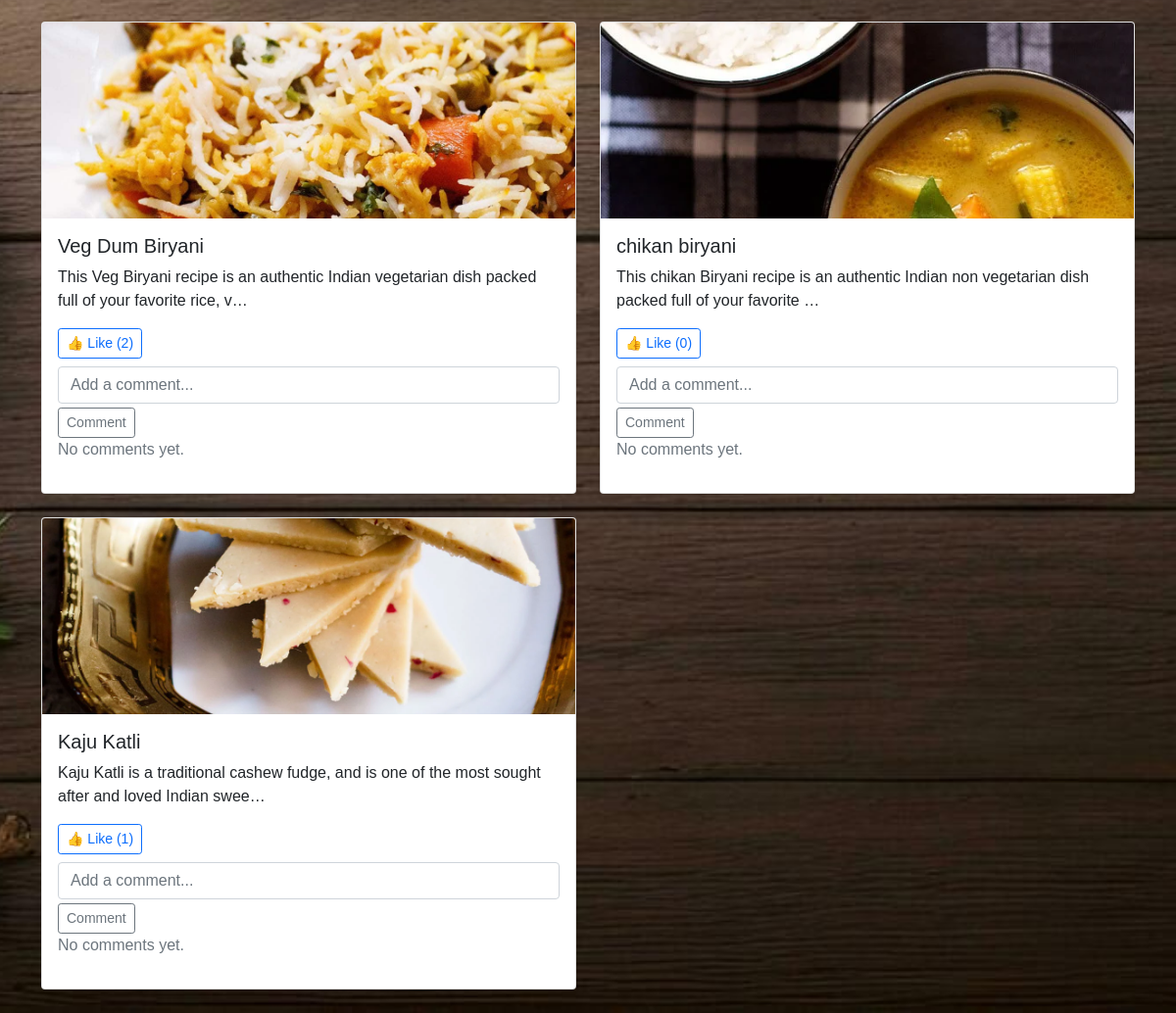
The app's page / (signed in, lower part), older data.
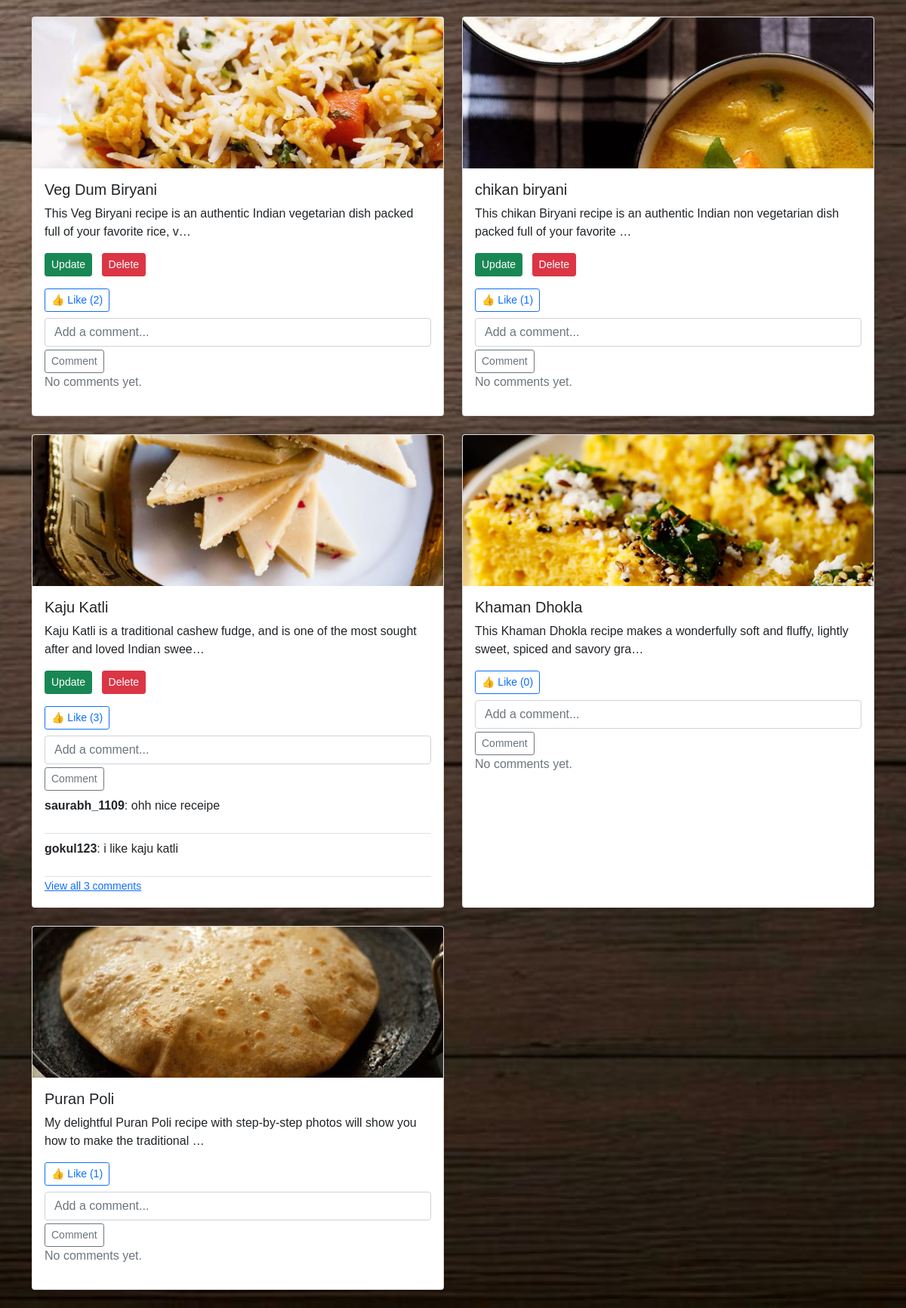
The same page, newer data.
### vege/models.py (models this page shows, shortened)
class Receipe(models.Model):
    user = models.ForeignKey(User , on_delete=models.CASCADE, null=True)
    receipe_name = models.CharField(max_length=100)
    receipe_description = models.TextField()
    receipe_image = models.ImageField(upload_to="receipe")
    receipe_steps = models.TextField(blank=True, null=True)  #steps of cooking
    receipe_view_count = models.IntegerField(default=1)

class Comment(models.Model):
    user = models.ForeignKey(User, on_delete=models.CASCADE)
    receipe = models.ForeignKey(Receipe, on_delete=models.CASCADE)
    text = models.TextField()
    created_at = models.DateTimeField(auto_now_add=True)

### vege/views.py (the view, shortened to what this page needs)
# urls.py: path('', receipes, name="home"),           # root URL → shows recipes
@login_required(login_url="/login/")
def receipes(request):
    queryset = Receipe.objects.all()
    if request.GET.get('search'):
        queryset = queryset.filter(receipe_name__icontains = request.GET.get('search'))
    context = {'receipes': queryset}
    return render(request, 'receipes.html', context)

### vege/templates/receipes.html (shortened to what this page needs)
{% load static %}
<!DOCTYPE html>
<html lang="en">
<head>
    <link href="https://cdn.jsdelivr.net/npm/bootstrap@5.0.2/dist/css/bootstrap.min.css" rel="stylesheet">
    <link href="https://cdn.jsdelivr.net/npm/bootstrap-icons/font/bootstrap-icons.css" rel="stylesheet">
</head>
<body>
    <div class="container mt-4">
        <div class="row">
            {% for receipe in receipes %}
            <div class="col-md-6 mb-4">
                <div class="card shadow-sm h-100">
                    {% if receipe.receipe_image %}
                        <img src="{{ receipe.receipe_image.url }}" class="card-img-top" alt="{{ receipe.receipe_name }}">
                    {% endif %}
                    <div class="card-body">
                        <h5 class="card-title"><a href="{% url 'receipe_detail' receipe.id %}" class="text-decoration-none text-dark">
                            {{ receipe.receipe_name }}</a></h5>
                        <p class="card-text">{{ receipe.receipe_description|truncatechars:100}}</p>
                        {% if receipe.user == request.user %}
                            <a href="/update-receipe/{{ receipe.id }}" class="btn btn-success btn-sm me-2">Update</a>
                            <a href="/delete-receipe/{{ receipe.id }}" class="btn btn-danger btn-sm">Delete</a>
                        {% endif %}
                        <div class="mt-3">
                            <form action="{% url 'like_receipe' receipe.id %}" method="post" style="display:inline;">
                                <button type="submit" class="btn btn-outline-primary btn-sm me-2">
                                    👍 Like ({{ receipe.like_set.count }})
                                </button>
                            </form>
                            <form action="{% url 'add_comment' receipe.id %}" method="post" class="mt-2">
                                <input type="text" name="comment" class="form-control mb-1" placeholder="Add a comment..." required>
                                <button type="submit" class="btn btn-outline-secondary btn-sm">Comment</button>
                            </form>
                            <div class="comments-preview">
                                {% for comment in receipe.comment_set.all|slice:":2" %}
                                    <div class="d-flex justify-content-between align-items-center border-bottom py-2">
                                        <p><strong>{{ comment.user.username }}</strong>: {{ comment.text }}</p>
                                    </div>
                                {% empty %}
                                    <p class="text-muted">No comments yet.</p>
                                {% endfor %}
                            </div>
                            {% if receipe.comment_set.count > 2 %}
                                <a href="#" class="text-primary small" data-bs-toggle="modal" data-bs-target="#commentsModal{{ receipe.id }}">
                                    View all {{ receipe.comment_set.count }} comments
                                </a>
                            {% endif %}
                        </div>
                    </div>
                </div>
            </div>
            {% endfor %}
        </div>
    </div>
</body>
</html>

Row changes from the older to the newer data that the page shows:
changed Receipe "Veg Dum Biryani": now shows "Update Delete"
changed Receipe "chikan biryani": like_set.count "0" → "1"; now shows "Update Delete"
changed Receipe "Kaju Katli": user_id empty → 1 (drawn); like_set.count "1" → "3"; comment_set.count (not shown) → "3"; text "No comments yet." → "View all comments"
added Comment: user.username "saurabh_1109", text "ohh nice receipe", shown under Receipe "Kaju Katli"
added Comment: user.username "gokul123", text "i like kaju katli", shown under Receipe "Kaju Katli"
added Receipe: receipe_image (picture), receipe_name "Khaman Dhokla", receipe_description "This Khaman Dhokla recipe makes a wonderfully soft and fluffy, lightly sweet, spiced and savory gra…", like_set.count "0"
added Receipe: receipe_image (picture), receipe_name "Puran Poli", receipe_description "My delightful Puran Poli recipe with step-by-step photos will show you how to make the traditional …", like_set.count "1"
